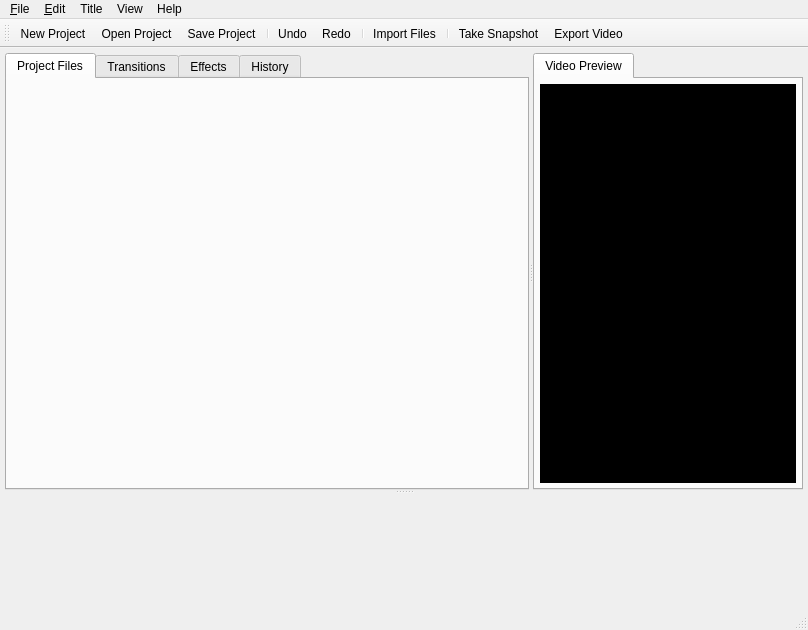
<?xml version="1.0" encoding="UTF-8"?>
<ui version="4.0">
 <class>MainWindow</class>
 <widget class="QMainWindow" name="MainWindow">
  <property name="geometry">
   <rect>
    <x>0</x>
    <y>0</y>
    <width>808</width>
    <height>630</height>
   </rect>
  </property>
  <property name="sizePolicy">
   <sizepolicy hsizetype="Preferred" vsizetype="Preferred">
    <horstretch>0</horstretch>
    <verstretch>0</verstretch>
   </sizepolicy>
  </property>
  <property name="windowTitle">
   <string>OpenShot</string>
  </property>
  <property name="windowIcon">
   <iconset>
    <normaloff>../../../xdg/openshot.svg</normaloff>../../../xdg/openshot.svg</iconset>
  </property>
  <property name="documentMode">
   <bool>false</bool>
  </property>
  <property name="tabShape">
   <enum>QTabWidget::Rounded</enum>
  </property>
  <widget class="QWidget" name="centralwidget">
   <property name="sizePolicy">
    <sizepolicy hsizetype="Preferred" vsizetype="Preferred">
     <horstretch>0</horstretch>
     <verstretch>0</verstretch>
    </sizepolicy>
   </property>
   <property name="autoFillBackground">
    <bool>false</bool>
   </property>
   <layout class="QGridLayout" name="gridLayout">
    <property name="margin">
     <number>5</number>
    </property>
    <property name="spacing">
     <number>3</number>
    </property>
    <item row="0" column="0">
     <widget class="QSplitter" name="splitter_2">
      <property name="orientation">
       <enum>Qt::Vertical</enum>
      </property>
      <widget class="QSplitter" name="splitter">
       <property name="orientation">
        <enum>Qt::Horizontal</enum>
       </property>
       <widget class="QTabWidget" name="tabMain">
        <property name="sizePolicy">
         <sizepolicy hsizetype="Preferred" vsizetype="Preferred">
          <horstretch>0</horstretch>
          <verstretch>0</verstretch>
         </sizepolicy>
        </property>
        <property name="acceptDrops">
         <bool>false</bool>
        </property>
        <property name="currentIndex">
         <number>0</number>
        </property>
        <widget class="QWidget" name="tabFiles">
         <attribute name="title">
          <string>Project Files</string>
         </attribute>
         <layout class="QVBoxLayout" name="verticalLayout_3">
          <property name="spacing">
           <number>0</number>
          </property>
          <property name="margin">
           <number>5</number>
          </property>
         </layout>
        </widget>
        <widget class="QWidget" name="tabTransitions">
         <attribute name="title">
          <string>Transitions</string>
         </attribute>
         <layout class="QVBoxLayout" name="verticalLayout_5">
          <property name="spacing">
           <number>0</number>
          </property>
          <property name="margin">
           <number>5</number>
          </property>
         </layout>
        </widget>
        <widget class="QWidget" name="tabEffects">
         <attribute name="title">
          <string>Effects</string>
         </attribute>
         <layout class="QVBoxLayout" name="verticalLayout_4">
          <property name="spacing">
           <number>0</number>
          </property>
          <property name="margin">
           <number>5</number>
          </property>
         </layout>
        </widget>
        <widget class="QWidget" name="tabHistory">
         <attribute name="title">
          <string>History</string>
         </attribute>
         <layout class="QVBoxLayout" name="verticalLayout_6">
          <property name="spacing">
           <number>0</number>
          </property>
          <property name="margin">
           <number>5</number>
          </property>
         </layout>
        </widget>
       </widget>
       <widget class="QTabWidget" name="tabOuterVideo">
        <property name="currentIndex">
         <number>0</number>
        </property>
        <widget class="QWidget" name="tabVideo">
         <attribute name="title">
          <string>Video Preview</string>
         </attribute>
         <attribute name="toolTip">
          <string>Video Preview</string>
         </attribute>
         <layout class="QVBoxLayout" name="verticalLayout">
          <property name="spacing">
           <number>0</number>
          </property>
          <property name="margin">
           <number>5</number>
          </property>
          <item>
           <widget class="QWidget" name="videoDisplay" native="true">
            <property name="autoFillBackground">
             <bool>false</bool>
            </property>
            <property name="styleSheet">
             <string notr="true">background-color: rgb(0, 0, 0);</string>
            </property>
           </widget>
          </item>
         </layout>
        </widget>
       </widget>
      </widget>
      <widget class="QWidget" name="frameWeb" native="true">
       <layout class="QVBoxLayout" name="verticalLayout_2">
        <property name="spacing">
         <number>0</number>
        </property>
        <property name="margin">
         <number>5</number>
        </property>
       </layout>
      </widget>
     </widget>
    </item>
   </layout>
  </widget>
  <widget class="QMenuBar" name="menubar">
   <property name="geometry">
    <rect>
     <x>0</x>
     <y>0</y>
     <width>808</width>
     <height>25</height>
    </rect>
   </property>
   <widget class="QMenu" name="menuFile">
    <property name="title">
     <string>&amp;File</string>
    </property>
    <addaction name="actionNew"/>
    <addaction name="actionOpen"/>
    <addaction name="actionRecent"/>
    <addaction name="separator"/>
    <addaction name="actionImportFiles"/>
    <addaction name="actionImportImageSequence"/>
    <addaction name="actionImportTransition"/>
    <addaction name="separator"/>
    <addaction name="actionSave"/>
    <addaction name="actionSaveAs"/>
    <addaction name="separator"/>
    <addaction name="actionExportVideo"/>
    <addaction name="actionUploadVideo"/>
    <addaction name="separator"/>
    <addaction name="actionQuit"/>
   </widget>
   <widget class="QMenu" name="menu_Edit">
    <property name="title">
     <string>&amp;Edit</string>
    </property>
    <addaction name="actionUndo"/>
    <addaction name="actionRedo"/>
    <addaction name="separator"/>
    <addaction name="actionPreferences"/>
   </widget>
   <widget class="QMenu" name="menuTitle">
    <property name="title">
     <string>Title</string>
    </property>
   </widget>
   <widget class="QMenu" name="menuView">
    <property name="title">
     <string>View</string>
    </property>
   </widget>
   <widget class="QMenu" name="menuHelp">
    <property name="title">
     <string>Help</string>
    </property>
   </widget>
   <addaction name="menuFile"/>
   <addaction name="menu_Edit"/>
   <addaction name="menuTitle"/>
   <addaction name="menuView"/>
   <addaction name="menuHelp"/>
  </widget>
  <widget class="QStatusBar" name="statusbar"/>
  <widget class="QToolBar" name="toolBar">
   <property name="windowTitle">
    <string>toolBar</string>
   </property>
   <attribute name="toolBarArea">
    <enum>TopToolBarArea</enum>
   </attribute>
   <attribute name="toolBarBreak">
    <bool>false</bool>
   </attribute>
   <addaction name="actionNew"/>
   <addaction name="actionOpen"/>
   <addaction name="actionSave"/>
   <addaction name="separator"/>
   <addaction name="actionUndo"/>
   <addaction name="actionRedo"/>
   <addaction name="separator"/>
   <addaction name="actionImportFiles"/>
   <addaction name="separator"/>
   <addaction name="actionTakeSnapshot"/>
   <addaction name="actionExportVideo"/>
  </widget>
  <action name="actionNew">
   <property name="icon">
    <iconset theme="document-new" resource="../../images/openshot.qrc">
     <normaloff>:/icons/Compass/actions/edit-toolbar/document-new.svg</normaloff>:/icons/Compass/actions/edit-toolbar/document-new.svg</iconset>
   </property>
   <property name="text">
    <string>New Project...</string>
   </property>
   <property name="toolTip">
    <string>New Project</string>
   </property>
  </action>
  <action name="actionOpen">
   <property name="icon">
    <iconset theme="document-open" resource="../../images/openshot.qrc">
     <normaloff>:/icons/Compass/actions/edit-toolbar/document-open.svg</normaloff>:/icons/Compass/actions/edit-toolbar/document-open.svg</iconset>
   </property>
   <property name="text">
    <string>Open Project...</string>
   </property>
   <property name="toolTip">
    <string>Open Project</string>
   </property>
  </action>
  <action name="actionSave">
   <property name="icon">
    <iconset theme="document-save" resource="../../images/openshot.qrc">
     <normaloff>:/icons/Compass/actions/edit-toolbar/document-save.svg</normaloff>:/icons/Compass/actions/edit-toolbar/document-save.svg</iconset>
   </property>
   <property name="text">
    <string>Save Project</string>
   </property>
   <property name="toolTip">
    <string>Save Project</string>
   </property>
  </action>
  <action name="actionUndo">
   <property name="icon">
    <iconset theme="undo" resource="../../images/openshot.qrc">
     <normaloff>:/icons/Compass/actions/edit-toolbar/undo.svg</normaloff>:/icons/Compass/actions/edit-toolbar/undo.svg</iconset>
   </property>
   <property name="text">
    <string>Undo</string>
   </property>
   <property name="toolTip">
    <string>Undo</string>
   </property>
  </action>
  <action name="actionSaveAs">
   <property name="icon">
    <iconset theme="document-save-as" resource="../../images/openshot.qrc">
     <normaloff>:/icons/Compass/actions/edit-toolbar/document-save-as.svg</normaloff>:/icons/Compass/actions/edit-toolbar/document-save-as.svg</iconset>
   </property>
   <property name="text">
    <string>Save Project As...</string>
   </property>
   <property name="toolTip">
    <string>Save Project As...</string>
   </property>
  </action>
  <action name="actionRecent">
   <property name="icon">
    <iconset theme="document-open-recent" resource="../../images/openshot.qrc">
     <normaloff>:/icons/Compass/actions/misc/document-open-recent.svg</normaloff>:/icons/Compass/actions/misc/document-open-recent.svg</iconset>
   </property>
   <property name="text">
    <string>Recent Projects</string>
   </property>
   <property name="toolTip">
    <string>Recent Projects</string>
   </property>
  </action>
  <action name="actionImportFiles">
   <property name="icon">
    <iconset theme="add" resource="../../images/openshot.qrc">
     <normaloff>:/icons/Compass/actions/misc/add.svg</normaloff>:/icons/Compass/actions/misc/add.svg</iconset>
   </property>
   <property name="text">
    <string>Import Files...</string>
   </property>
   <property name="toolTip">
    <string>Import Files</string>
   </property>
  </action>
  <action name="actionImportImageSequence">
   <property name="icon">
    <iconset theme="add" resource="../../images/openshot.qrc">
     <normaloff>:/icons/Compass/actions/misc/add.svg</normaloff>:/icons/Compass/actions/misc/add.svg</iconset>
   </property>
   <property name="text">
    <string>Import Image Sequence...</string>
   </property>
   <property name="toolTip">
    <string>Import Image Sequence</string>
   </property>
  </action>
  <action name="actionImportTransition">
   <property name="icon">
    <iconset theme="add" resource="../../images/openshot.qrc">
     <normaloff>:/icons/Compass/actions/misc/add.svg</normaloff>:/icons/Compass/actions/misc/add.svg</iconset>
   </property>
   <property name="text">
    <string>Import New Transition...</string>
   </property>
   <property name="toolTip">
    <string>Import New Transition</string>
   </property>
  </action>
  <action name="actionRedo">
   <property name="icon">
    <iconset theme="redo" resource="../../images/openshot.qrc">
     <normaloff>:/icons/Compass/actions/edit-toolbar/redo.svg</normaloff>:/icons/Compass/actions/edit-toolbar/redo.svg</iconset>
   </property>
   <property name="text">
    <string>Redo</string>
   </property>
   <property name="toolTip">
    <string>Redo</string>
   </property>
  </action>
  <action name="actionRemoveClip">
   <property name="icon">
    <iconset theme="edit-delete" resource="../../images/openshot.qrc">
     <normaloff>:/icons/Compass/actions/misc/edit-delete.svg</normaloff>:/icons/Compass/actions/misc/edit-delete.svg</iconset>
   </property>
   <property name="text">
    <string>Remove Clip</string>
   </property>
   <property name="toolTip">
    <string>Remove Clip</string>
   </property>
  </action>
  <action name="actionRemoveTransition">
   <property name="icon">
    <iconset theme="edit-delete" resource="../../images/openshot.qrc">
     <normaloff>:/icons/Compass/actions/misc/edit-delete.svg</normaloff>:/icons/Compass/actions/misc/edit-delete.svg</iconset>
   </property>
   <property name="text">
    <string>Remove Transition</string>
   </property>
   <property name="toolTip">
    <string>Remove Transition</string>
   </property>
  </action>
  <action name="actionTakeSnapshot">
   <property name="icon">
    <iconset resource="../../images/openshot.qrc">
     <normaloff>:/icons/Compass/actions/custom/snapshot.png</normaloff>:/icons/Compass/actions/custom/snapshot.png</iconset>
   </property>
   <property name="text">
    <string>Take Snapshot</string>
   </property>
   <property name="toolTip">
    <string>Take Snapshot</string>
   </property>
  </action>
  <action name="actionExportVideo">
   <property name="icon">
    <iconset theme="media-record" resource="../../images/openshot.qrc">
     <normaloff>:/icons/Compass/actions/media-toolbar/media-record.svg</normaloff>:/icons/Compass/actions/media-toolbar/media-record.svg</iconset>
   </property>
   <property name="text">
    <string>Export Video</string>
   </property>
   <property name="toolTip">
    <string>Export Video</string>
   </property>
  </action>
  <action name="actionUploadVideo">
   <property name="icon">
    <iconset resource="../../images/openshot.qrc">
     <normaloff>:/icons/Compass/actions/misc/document-send.svg</normaloff>:/icons/Compass/actions/misc/document-send.svg</iconset>
   </property>
   <property name="text">
    <string>Upload Video</string>
   </property>
   <property name="toolTip">
    <string>Upload Video</string>
   </property>
  </action>
  <action name="actionQuit">
   <property name="icon">
    <iconset theme="gtk-quit">
     <normaloff/>
    </iconset>
   </property>
   <property name="text">
    <string>&amp;Quit</string>
   </property>
   <property name="toolTip">
    <string>Quit</string>
   </property>
  </action>
  <action name="actionAddTrack">
   <property name="icon">
    <iconset theme="add" resource="../../images/openshot.qrc">
     <normaloff>:/icons/Compass/actions/misc/add.svg</normaloff>:/icons/Compass/actions/misc/add.svg</iconset>
   </property>
   <property name="text">
    <string>Add Track</string>
   </property>
   <property name="toolTip">
    <string>Add Track</string>
   </property>
  </action>
  <action name="actionPreferences">
   <property name="icon">
    <iconset theme="document-properties" resource="../../images/openshot.qrc">
     <normaloff>:/icons/Compass/actions/misc/document-properties.svg</normaloff>:/icons/Compass/actions/misc/document-properties.svg</iconset>
   </property>
   <property name="text">
    <string>&amp;Preferences</string>
   </property>
   <property name="toolTip">
    <string>Preferences</string>
   </property>
  </action>
  <action name="actionPlay">
   <property name="icon">
    <iconset theme="media-playback-start" resource="../../images/openshot.qrc">
     <normaloff>:/icons/Compass/actions/media-toolbar/media-playback-start.svg</normaloff>:/icons/Compass/actions/media-toolbar/media-playback-start.svg</iconset>
   </property>
   <property name="text">
    <string>Play</string>
   </property>
   <property name="toolTip">
    <string>Play</string>
   </property>
  </action>
  <action name="actionJumpStart">
   <property name="icon">
    <iconset theme="go-first" resource="../../images/openshot.qrc">
     <normaloff>:/icons/Compass/actions/nav-toolbar/go-first.svg</normaloff>:/icons/Compass/actions/nav-toolbar/go-first.svg</iconset>
   </property>
   <property name="text">
    <string>Jump To Start</string>
   </property>
   <property name="toolTip">
    <string>Jump To Start</string>
   </property>
  </action>
  <action name="actionRewind">
   <property name="icon">
    <iconset theme="media-seek-backward" resource="../../images/openshot.qrc">
     <normaloff>:/icons/Compass/actions/media-toolbar/media-seek-backward.svg</normaloff>:/icons/Compass/actions/media-toolbar/media-seek-backward.svg</iconset>
   </property>
   <property name="text">
    <string>Rewind</string>
   </property>
   <property name="toolTip">
    <string>Rewind</string>
   </property>
  </action>
  <action name="actionFastForward">
   <property name="icon">
    <iconset theme="media-seek-forward" resource="../../images/openshot.qrc">
     <normaloff>:/icons/Compass/actions/media-toolbar/media-seek-forward.svg</normaloff>:/icons/Compass/actions/media-toolbar/media-seek-forward.svg</iconset>
   </property>
   <property name="text">
    <string>Fast Forward</string>
   </property>
   <property name="toolTip">
    <string>Fast Forward</string>
   </property>
  </action>
  <action name="actionJumpEnd">
   <property name="icon">
    <iconset theme="go-last" resource="../../images/openshot.qrc">
     <normaloff>:/icons/Compass/actions/nav-toolbar/go-last.svg</normaloff>:/icons/Compass/actions/nav-toolbar/go-last.svg</iconset>
   </property>
   <property name="text">
    <string>Jump To End</string>
   </property>
   <property name="toolTip">
    <string>Jump To End</string>
   </property>
  </action>
  <action name="actionArrowTool">
   <property name="checkable">
    <bool>true</bool>
   </property>
   <property name="icon">
    <iconset theme="document-send" resource="../../images/openshot.qrc">
     <normaloff>:/icons/Compass/actions/misc/document-send.svg</normaloff>:/icons/Compass/actions/misc/document-send.svg</iconset>
   </property>
   <property name="text">
    <string>Arrow Tool</string>
   </property>
   <property name="toolTip">
    <string>Arrow Tool</string>
   </property>
  </action>
  <action name="actionRazorTool">
   <property name="checkable">
    <bool>true</bool>
   </property>
   <property name="icon">
    <iconset theme="edit-cut" resource="../../images/openshot.qrc">
     <normaloff>:/icons/Compass/actions/edit-toolbar/edit-cut.svg</normaloff>:/icons/Compass/actions/edit-toolbar/edit-cut.svg</iconset>
   </property>
   <property name="text">
    <string>Razor Tool</string>
   </property>
   <property name="toolTip">
    <string>Razor Tool</string>
   </property>
  </action>
  <action name="actionSnappingTool">
   <property name="checkable">
    <bool>true</bool>
   </property>
   <property name="icon">
    <iconset resource="../../images/openshot.qrc">
     <normaloff>:/icons/Compass/actions/custom/snap.png</normaloff>:/icons/Compass/actions/custom/snap.png</iconset>
   </property>
   <property name="text">
    <string>Snapping Enabled</string>
   </property>
   <property name="toolTip">
    <string>Snapping Enabled</string>
   </property>
  </action>
  <action name="actionAddMarker">
   <property name="icon">
    <iconset resource="../../images/openshot.qrc">
     <normaloff>:/icons/Compass/actions/custom/add_marker.png</normaloff>:/icons/Compass/actions/custom/add_marker.png</iconset>
   </property>
   <property name="text">
    <string>Add Marker</string>
   </property>
   <property name="toolTip">
    <string>Add Marker</string>
   </property>
  </action>
  <action name="actionPreviousMarker">
   <property name="icon">
    <iconset theme="go-first" resource="../../images/openshot.qrc">
     <normaloff>:/icons/Compass/actions/nav-toolbar/go-first.svg</normaloff>:/icons/Compass/actions/nav-toolbar/go-first.svg</iconset>
   </property>
   <property name="text">
    <string>Previous Marker</string>
   </property>
   <property name="toolTip">
    <string>Previous Marker</string>
   </property>
  </action>
  <action name="actionNextMarker">
   <property name="icon">
    <iconset theme="go-last" resource="../../images/openshot.qrc">
     <normaloff>:/icons/Compass/actions/nav-toolbar/go-last.svg</normaloff>:/icons/Compass/actions/nav-toolbar/go-last.svg</iconset>
   </property>
   <property name="text">
    <string>Next Marker</string>
   </property>
   <property name="toolTip">
    <string>Next Marker</string>
   </property>
  </action>
  <action name="actionFilesShowAll">
   <property name="checkable">
    <bool>true</bool>
   </property>
   <property name="text">
    <string>Show All</string>
   </property>
   <property name="toolTip">
    <string>Show All</string>
   </property>
  </action>
  <action name="actionFilesShowVideo">
   <property name="checkable">
    <bool>true</bool>
   </property>
   <property name="text">
    <string>Video</string>
   </property>
   <property name="toolTip">
    <string>Video</string>
   </property>
  </action>
  <action name="actionFilesShowAudio">
   <property name="checkable">
    <bool>true</bool>
   </property>
   <property name="text">
    <string>Audio</string>
   </property>
   <property name="toolTip">
    <string>Audio</string>
   </property>
  </action>
  <action name="actionFilesShowImage">
   <property name="checkable">
    <bool>true</bool>
   </property>
   <property name="text">
    <string>Image</string>
   </property>
   <property name="toolTip">
    <string>Image</string>
   </property>
  </action>
  <action name="actionFilesClear">
   <property name="icon">
    <iconset theme="editclear" resource="../../images/openshot.qrc">
     <normaloff>:/icons/Compass/actions/misc/editclear.svg</normaloff>:/icons/Compass/actions/misc/editclear.svg</iconset>
   </property>
   <property name="text">
    <string>Clear</string>
   </property>
   <property name="toolTip">
    <string>Clear</string>
   </property>
  </action>
  <action name="actionTransitionsShowAll">
   <property name="checkable">
    <bool>true</bool>
   </property>
   <property name="text">
    <string>Show All</string>
   </property>
   <property name="toolTip">
    <string>Show All</string>
   </property>
  </action>
  <action name="actionTransitionsShowCommon">
   <property name="checkable">
    <bool>true</bool>
   </property>
   <property name="text">
    <string>Common</string>
   </property>
   <property name="toolTip">
    <string>Common</string>
   </property>
  </action>
  <action name="actionTransitionsClear">
   <property name="icon">
    <iconset theme="editclear" resource="../../images/openshot.qrc">
     <normaloff>:/icons/Compass/actions/misc/editclear.svg</normaloff>:/icons/Compass/actions/misc/editclear.svg</iconset>
   </property>
   <property name="text">
    <string>Clear</string>
   </property>
   <property name="toolTip">
    <string>Clear</string>
   </property>
  </action>
  <action name="actionEffectsShowAll">
   <property name="checkable">
    <bool>true</bool>
   </property>
   <property name="text">
    <string>Show All</string>
   </property>
   <property name="toolTip">
    <string>Show All</string>
   </property>
  </action>
  <action name="actionEffectsShowVideo">
   <property name="checkable">
    <bool>true</bool>
   </property>
   <property name="text">
    <string>Video</string>
   </property>
   <property name="toolTip">
    <string>Video</string>
   </property>
  </action>
  <action name="actionEffectsShowAudio">
   <property name="checkable">
    <bool>true</bool>
   </property>
   <property name="text">
    <string>Audio</string>
   </property>
   <property name="toolTip">
    <string>Audio</string>
   </property>
  </action>
  <action name="actionEffectsClear">
   <property name="icon">
    <iconset theme="editclear" resource="../../images/openshot.qrc">
     <normaloff>:/icons/Compass/actions/misc/editclear.svg</normaloff>:/icons/Compass/actions/misc/editclear.svg</iconset>
   </property>
   <property name="text">
    <string>Clear</string>
   </property>
   <property name="toolTip">
    <string>Clear</string>
   </property>
  </action>
  <action name="actionTimelineZoomIn">
   <property name="icon">
    <iconset theme="zoom-in" resource="../../images/openshot.qrc">
     <normaloff>:/icons/Compass/actions/misc/zoom-in.svg</normaloff>:/icons/Compass/actions/misc/zoom-in.svg</iconset>
   </property>
   <property name="text">
    <string>Zoom In</string>
   </property>
   <property name="toolTip">
    <string>Zoom In</string>
   </property>
  </action>
  <action name="actionTimelineZoomOut">
   <property name="icon">
    <iconset theme="zoom-out" resource="../../images/openshot.qrc">
     <normaloff>:/icons/Compass/actions/misc/zoom-out.svg</normaloff>:/icons/Compass/actions/misc/zoom-out.svg</iconset>
   </property>
   <property name="text">
    <string>Zoom Out</string>
   </property>
   <property name="toolTip">
    <string>Zoom Out</string>
   </property>
  </action>
 </widget>
 <resources>
  <include location="../../images/openshot.qrc"/>
 </resources>
 <connections>
  <connection>
   <sender>actionQuit</sender>
   <signal>triggered()</signal>
   <receiver>MainWindow</receiver>
   <slot>close()</slot>
   <hints>
    <hint type="sourcelabel">
     <x>-1</x>
     <y>-1</y>
    </hint>
    <hint type="destinationlabel">
     <x>403</x>
     <y>314</y>
    </hint>
   </hints>
  </connection>
 </connections>
</ui>
